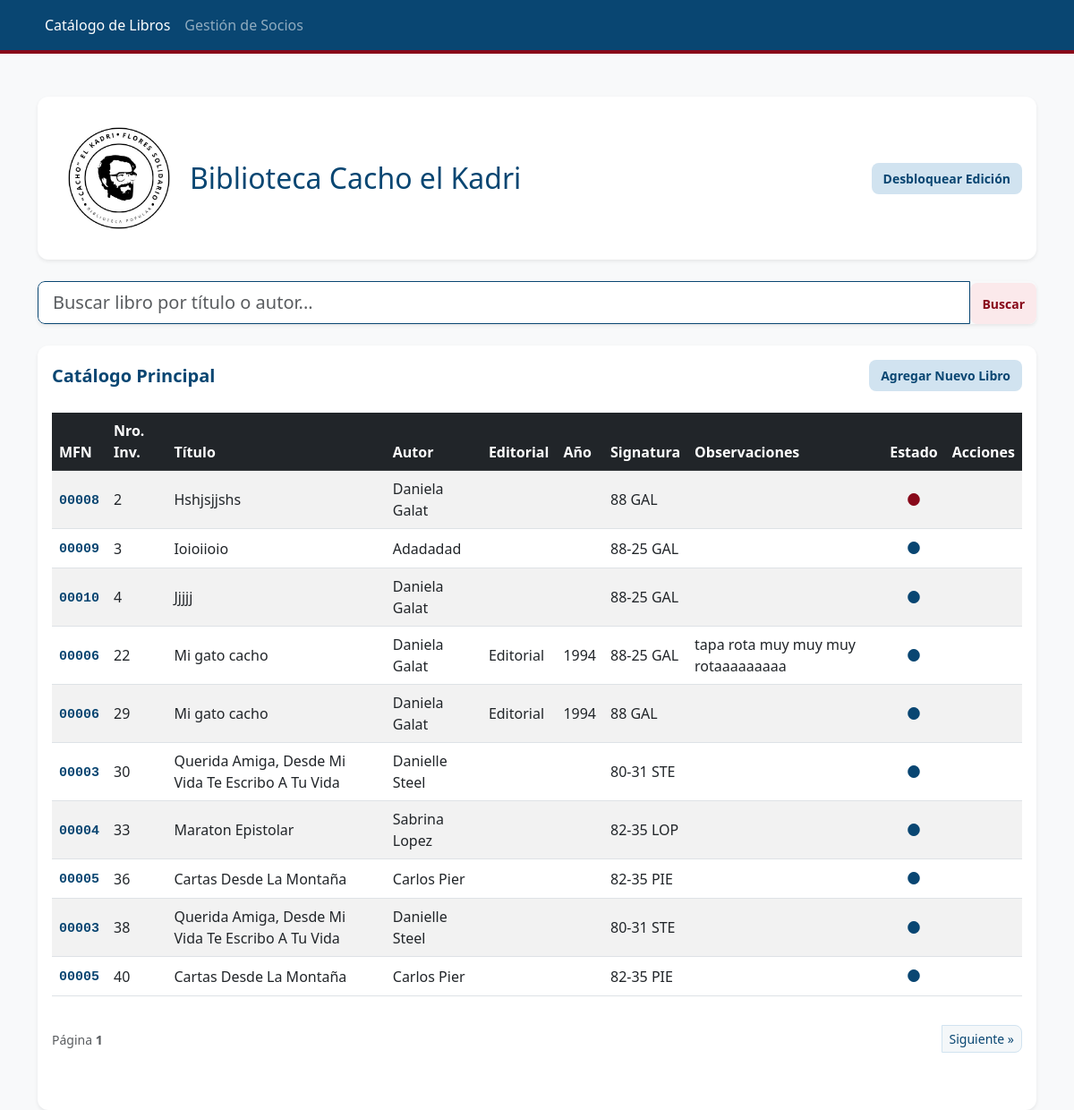
The page / on the database its author committed.
### tables this page shows
CREATE TABLE Obras (
            mfn INTEGER PRIMARY KEY AUTOINCREMENT,
            titulo TEXT NOT NULL,
            autor TEXT NOT NULL,
            editorial TEXT,
            anio TEXT
        );

CREATE TABLE Ejemplares (
            nro_inventario INTEGER PRIMARY KEY,
            mfn_vinculado INTEGER,
            signatura_topografica TEXT NOT NULL,
            observaciones TEXT,
            FOREIGN KEY (mfn_vinculado) REFERENCES Obras (mfn)
        );

### app.py (the view)
@app.route('/')
def inicio():
    pagina = request.args.get('pagina', 1, type=int)
    libros_por_pagina = 10
    offset = (pagina - 1) * libros_por_pagina
    busqueda = request.args.get('q')
    conexion = sqlite3.connect("biblioteca.db")
    cursor = conexion.cursor()
    consulta_base = '''
        SELECT e.nro_inventario, o.titulo, o.autor, o.editorial, o.anio, e.signatura_topografica, e.observaciones, o.mfn,
               (SELECT id_prestamo FROM Prestamos p WHERE p.nro_inventario = e.nro_inventario AND p.fecha_devolucion IS NULL LIMIT 1) as estado_prestamo
        FROM Ejemplares e
        JOIN Obras o ON e.mfn_vinculado = o.mfn
    '''
    if busqueda:
        termino = f"%{busqueda}%"
        cursor.execute(consulta_base + " WHERE o.titulo LIKE ? OR o.autor LIKE ?", (termino, termino))
    else:
        cursor.execute(consulta_base + " LIMIT ? OFFSET ?", (libros_por_pagina, offset))
    lista_libros = cursor.fetchall()
    cursor.execute("SELECT COUNT(*) FROM Ejemplares")
    total_libros = cursor.fetchone()[0]
    tiene_siguiente = total_libros > (pagina * libros_por_pagina)
    conexion.close()
    return render_template('index.html',
                           libros=lista_libros,
                           busqueda=busqueda,
                           pagina=pagina,
                           tiene_siguiente=tiene_siguiente)

### templates/index.html (shortened to what this page needs)
<!DOCTYPE html>
<html lang="es">
<head>
    <link href="https://cdn.jsdelivr.net/npm/bootstrap@5.3.0/dist/css/bootstrap.min.css" rel="stylesheet">
    <link rel="stylesheet" href="https://cdn.jsdelivr.net/npm/bootstrap-icons@1.11.3/font/bootstrap-icons.min.css">
</head>
<body class="bg-light">
    <nav class="navbar navbar-expand-lg navbar-dark bg-dark">
        <div class="container">
            <div class="collapse navbar-collapse" id="navbarNav">
                <ul class="navbar-nav">
                    <li class="nav-item">
                        <a class="nav-link active" href="/">Catálogo de Libros</a>
                    </li>
                    <li class="nav-item">
                        <a class="nav-link" href="/socios">Gestión de Socios</a>
                    </li>
                </ul>
            </div>
        </div>
    </nav>
    <div class="container mt-5">
        <div class="d-flex justify-content-between align-items-center mb-4 p-3 bg-white rounded shadow-sm border-0" style="border-radius: 12px !important;">
            <div class="d-flex align-items-center">
                <img src="{{ url_for('static', filename='img/logo.png') }}" alt="Logo Flores Solidario" class="me-1" style="height: 150px; width: auto;">
                <h1 class="h2 m-0">Biblioteca Cacho el Kadri</h1>
            </div>
            <div>
                {% if session.get('admin') %}
                    <span class="badge bg-warning text-dark me-2" style="background-color: #ffc107 !important; border-radius: 4px !important; padding: 6px 10px !important;">Modo Edición Activado</span>
                    <a href="/logout" class="btn btn-outline-secondary btn-sm">Cerrar Sesión</a>
                {% else %}
                    <a href="/login" class="btn btn-outline-warning btn-sm">Desbloquear Edición</a>
                {% endif %}
            </div>
        </div>
        <form action="/" method="GET" class="mb-4">
            <div class="input-group shadow-sm" style="border-radius: 8px; overflow: hidden;">
                <input type="text" name="q" class="form-control form-control-lg" placeholder="Buscar libro por título o autor..." value="{{ busqueda if busqueda else '' }}" style="border: 1px solid #094672;">
                <button class="btn btn-primary px-4" type="submit">Buscar</button>
            </div>
        </form>
        <div class="card shadow-sm border-0" style="border-radius: 12px;">
            <div class="card-body">
                <div class="d-flex justify-content-between align-items-center mb-4">
                    <h5 class="card-title mb-0">Catálogo Principal</h5>
                    <a href="/nuevo" class="btn btn-success">Agregar Nuevo Libro</a>
                </div>
                <div class="table-responsive">
                    <table class="table table-striped table-hover">
                        <thead class="table-dark" style="background-color: #094672 !important;">
                            <tr>
                                <th>MFN</th>
                                <th>Nro. Inv.</th>
                                <th>Título</th>
                                <th>Autor</th>
                                <th>Editorial</th>
                                <th>Año</th>
                                <th>Signatura</th>
                                <th>Observaciones</th>
                                <th>Estado</th>
                                <th>Acciones</th>
                            </tr>
                        </thead>
                        <tbody>
                            {% for libro in libros %}
                            <tr>
                                <td><span style="color: #094672; font-weight: bold; font-family: monospace; font-size: 15px;">{{ "%05d" | format(libro[7]) }}</span></td>
                                <td>{{ libro[0] }}</td>
                                <td>{{ libro[1] }}</td>
                                <td>{{ libro[2] }}</td>
                                <td>{{ libro[3] }}</td>
                                <td>{{ libro[4] }}</td>
                                <td>{{ libro[5] }}</td>
                                <td>{{ libro[6] }}</td>
                               <td class="text-center" style="vertical-align: middle;">
                                    {% if libro[8] %}
                                        <span title="Prestado" style="color: #88091a; font-size: 18px; cursor: help;">●</span>
                                    {% else %}
                                        <span title="Disponible" style="color: #094672; font-size: 18px; cursor: help;">●</span>
                                    {% endif %}
                                </td>
                                <td>
                                </td>
                            </tr>
                            {% else %}
                            <tr>
                                <td colspan="10" class="text-center text-muted py-4">No hay libros cargados todavía.</td>
                            </tr>
                            {% endfor %}
                        </tbody>
                    </table>
                </div>
                {% if not busqueda %}
                <div class="d-flex justify-content-between align-items-center mt-3 mb-5">
                    <div>
                        <span class="text-muted small">Página <strong>{{ pagina }}</strong></span>
                    </div>
                    <div class="btn-group">
                        {% if tiene_siguiente %}
                            <a href="/?pagina={{ pagina + 1 }}" class="btn btn-outline-primary btn-sm" style="border-radius: 0 8px 8px 0 !important; background-color: #f4f7f9; color: #094672; border-color: #d1e3f0;">Siguiente &raquo;</a>
                        {% endif %}
                    </div>
                </div>
                {% endif %}
            </div>
        </div>
    </div>
</body>
</html>

### templates/index.html (style rules this page uses)
body { background-color: #f4f7f9 !important; }
.bg-dark { background-color: #094672 !important; border-bottom: 4px solid #88091a; }
h1, h2, h5, .card-title { color: #094672 !important; font-weight: 700; }
.btn-primary, .btn-danger, .btn-success, .btn-info, .btn-warning, .btn-style-mfn, .btn-outline-secondary, .btn-outline-warning { border-radius: 8px !important; font-weight: bold !important; font-size: 14px !important; text-decoration: none !important; display: inline-block !important; padding: 6px 12px !important; vertical-align: middle !important; margin: 0 !important; border: 1px solid transparent !important; transition: all 0.2s; }
button.btn-danger, button.btn-primary { margin-top: 2px !important; }
.btn-primary, .btn-danger, .btn-outline-secondary { background-color: #fbe9eb !important; color: #88091a !important; }
.btn-success, .btn-info, .btn-warning, .btn-style-mfn, .btn-outline-warning { background-color: #d1e3f0 !important; color: #094672 !important; }
table td { vertical-align: middle !important; }

### rows shown on the page
Ejemplares: nro_inventario "2", titulo "Hshjsjjshs", autor "Daniela Galat", signatura_topografica "88 GAL"
Obras: mfn "00008"
Ejemplares: nro_inventario "3", titulo "Ioioiioio", autor "Adadadad", signatura_topografica "88-25 GAL"
Obras: mfn "00009"
Ejemplares: nro_inventario "4", titulo "Jjjjj", autor "Daniela Galat", signatura_topografica "88-25 GAL"
Obras: mfn "00010"
Ejemplares: nro_inventario "22", titulo "Mi gato cacho", autor "Daniela Galat", editorial "Editorial", anio "1994", signatura_topografica "88-25 GAL", observaciones "tapa rota muy muy muy rotaaaaaaaaa"
Obras: mfn "00006"
Ejemplares: nro_inventario "29", titulo "Mi gato cacho", autor "Daniela Galat", editorial "Editorial", anio "1994", signatura_topografica "88 GAL"
Ejemplares: nro_inventario "30", titulo "Querida Amiga, Desde Mi Vida Te Escribo A Tu Vida", autor "Danielle Steel", signatura_topografica "80-31 STE"
Obras: mfn "00003"
Ejemplares: nro_inventario "33", titulo "Maraton Epistolar", autor "Sabrina Lopez", signatura_topografica "82-35 LOP"
Obras: mfn "00004"
Ejemplares: nro_inventario "36", titulo "Cartas Desde La Montaña", autor "Carlos Pier", signatura_topografica "82-35 PIE"
Obras: mfn "00005"
Ejemplares: nro_inventario "38", titulo "Querida Amiga, Desde Mi Vida Te Escribo A Tu Vida", autor "Danielle Steel", signatura_topografica "80-31 STE"
Ejemplares: nro_inventario "40", titulo "Cartas Desde La Montaña", autor "Carlos Pier", signatura_topografica "82-35 PIE"

### other values the page prints
{{ pagina }} "1"
